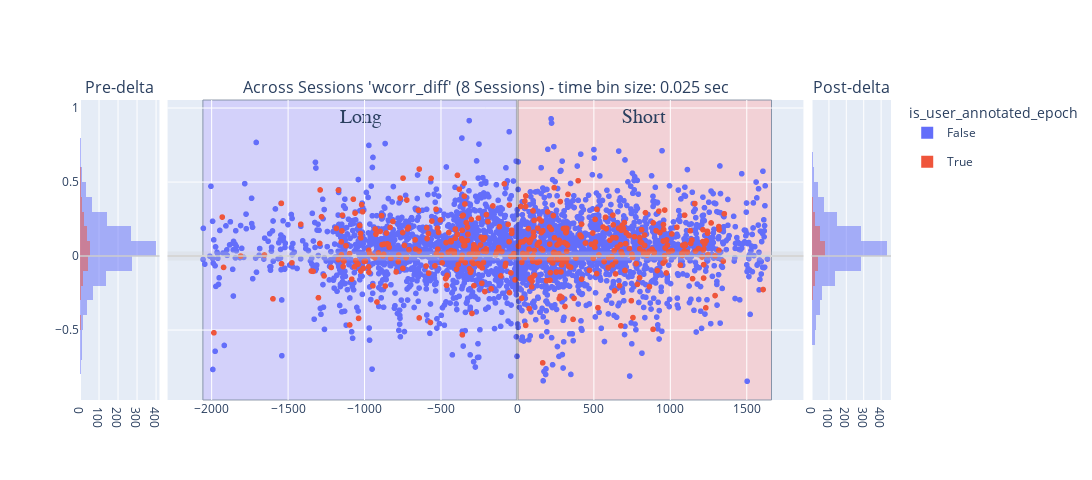

Notebook code cell kept with this figure:
### Code cell
# variable_name = 'total_congruent_direction_change_diff'
# variable_name = 'long_best_congruent_dir_bins_ratio'
# variable_name = 'long_best_total_congruent_direction_change'
variable_name = 'wcorr_diff'
# variable_name = 'long_best_wcorr'
# 'color':'is_user_annotated_epoch'
# 'color': 'is_user_annotated_epoch', 
px_scatter_kwargs = {'x': 'delta_aligned_start_t', 'y': variable_name, 'color':"is_user_annotated_epoch", 'title': f"'{variable_name}'", 'labels': {'session_name': 'Session', 'time_bin_size': 'tbin_size', 'is_user_annotated_epoch':'user_sel'}} # , 'color': 'time_bin_size', 'range_y': [-1.0, 1.0], 
# hist_kwargs = dict(color="time_bin_size")
hist_kwargs = dict(color="is_user_annotated_epoch") # , histnorm='probability density'
new_fig_ripples, figure_context = plotly_pre_post_delta_scatter(data_results_df=concatenated_ripple_df, out_scatter_fig=None, histogram_bins=histogram_bins,
                        px_scatter_kwargs=px_scatter_kwargs, histogram_variable_name=variable_name, hist_kwargs=hist_kwargs, forced_range_y=None,
                        time_delta_tuple=(earliest_delta_aligned_t_start, 0.0, latest_delta_aligned_t_end), is_dark_mode=is_dark_mode)
_extras_output_dict = {}
_extras_output_dict["y_mid_line"] = new_fig_ripples.add_hline(y=0.0, line=dict(color="rgba(0.8,0.8,0.8,.75)", width=2), row='all', col='all')
new_fig_ripples.update_layout(fig_size_kwargs)
new_fig_ripples.show()

figure_context = figure_context.adding_context_if_missing(num_sessions=num_sessions, plot_type='scatter+hist', comparison='pre-post-delta', variable_name=variable_name)
figure_out_paths = save_plotly(a_fig=new_fig_ripples, a_fig_context=figure_context)

### Figure 1 — Plotly figure (JSON) as saved in the notebook; plotly's stock layout.template omitted (floating-point values rounded to 4 significant figures; data arrays with more than 128 entries replaced by an {"elided": "..."} marker saying what was removed)
{"data": [{"alignmentgroup": "True", "bingroup": "y", "hovertemplate": "is_user_annotated_epoch=False<br>count=%{x}<br>wcorr_diff=%{y}<extra></extra>", "legendgroup": "False", "marker": {"color": "#636efa", "opacity": 0.5, "pattern": {"shape": ""}}, "name": "False", "nbinsy": 25, "offsetgroup": "False", "orientation": "h", "showlegend": true, "type": "histogram", "xaxis": "x", "y": {"elided": "1530 float values"}, "yaxis": "y"}, {"alignmentgroup": "True", "bingroup": "y", "hovertemplate": "is_user_annotated_epoch=True<br>count=%{x}<br>wcorr_diff=%{y}<extra></extra>", "legendgroup": "True", "marker": {"color": "#EF553B", "opacity": 0.5, "pattern": {"shape": ""}}, "name": "True", "nbinsy": 25, "offsetgroup": "True", "orientation": "h", "showlegend": true, "type": "histogram", "xaxis": "x", "y": {"elided": "203 float values"}, "yaxis": "y"}, {"hovertemplate": "user_sel=False<br>delta_aligned_start_t=%{x}<br>wcorr_diff=%{y}<extra></extra>", "legendgroup": "False", "marker": {"color": "#636efa", "symbol": "circle"}, "mode": "markers", "name": "False", "showlegend": false, "type": "scattergl", "x": {"elided": "3171 float values"}, "xaxis": "x2", "y": {"elided": "3171 float values"}, "yaxis": "y2"}, {"hovertemplate": "user_sel=True<br>delta_aligned_start_t=%{x}<br>wcorr_diff=%{y}<extra></extra>", "legendgroup": "True", "marker": {"color": "#EF553B", "symbol": "circle"}, "mode": "markers", "name": "True", "showlegend": false, "type": "scattergl", "x": {"elided": "435 float values"}, "xaxis": "x2", "y": {"elided": "435 float values"}, "yaxis": "y2"}, {"alignmentgroup": "True", "bingroup": "y", "hovertemplate": "is_user_annotated_epoch=False<br>count=%{x}<br>wcorr_diff=%{y}<extra></extra>", "legendgroup": "False", "marker": {"color": "#636efa", "opacity": 0.5, "pattern": {"shape": ""}}, "name": "False", "nbinsy": 25, "offsetgroup": "False", "orientation": "h", "showlegend": false, "type": "histogram", "xaxis": "x3", "y": {"elided": "1641 float values"}, "yaxis": "y3"}, {"alignmentgroup": "True", "bingroup": "y", "hovertemplate": "is_user_annotated_epoch=True<br>count=%{x}<br>wcorr_diff=%{y}<extra></extra>", "legendgroup": "True", "marker": {"color": "#EF553B", "opacity": 0.5, "pattern": {"shape": ""}}, "name": "True", "nbinsy": 25, "offsetgroup": "True", "orientation": "h", "showlegend": false, "type": "histogram", "xaxis": "x3", "y": {"elided": "232 float values"}, "yaxis": "y3"}], "layout": {"annotations": [{"font": {"size": 16}, "showarrow": false, "text": "Pre-delta", "x": 0.049, "xanchor": "center", "xref": "paper", "y": 1, "yanchor": "bottom", "yref": "paper"}, {"font": {"size": 16}, "showarrow": false, "text": "Across Sessions 'wcorr_diff' (8 Sessions) - time bin size: 0.025 sec", "x": 0.5, "xanchor": "center", "xref": "paper", "y": 1, "yanchor": "bottom", "yref": "paper"}, {"font": {"size": 16}, "showarrow": false, "text": "Post-delta", "x": 0.951, "xanchor": "center", "xref": "paper", "y": 1, "yanchor": "bottom", "yref": "paper"}], "barmode": "overlay", "height": 480, "legend": {"title": {"text": "is_user_annotated_epoch"}}, "shapes": [{"line": {"color": "rgba(0.8,0.8,0.8,.25)", "width": 9}, "type": "line", "x0": 0, "x1": 1, "xref": "x2 domain", "y0": 0, "y1": 0, "yref": "y2"}, {"line": {"color": "rgba(1,1,1,.25)", "width": 3}, "type": "line", "x0": 0, "x1": 0, "xref": "x2", "y0": 0, "y1": 1, "yref": "y2 domain"}, {"fillcolor": "#c2b8ff", "label": {"font": {"family": "Times New Roman", "size": 20}, "text": "Long", "textposition": "top center"}, "layer": "below", "line": {"width": 1}, "opacity": 0.5, "type": "rect", "x0": -2057.0, "x1": 0, "xref": "x2", "y0": 0, "y1": 1, "yref": "y2 domain"}, {"fillcolor": "#ffb8b8", "label": {"font": {"family": "Times New Roman", "size": 20}, "text": "Short", "textposition": "top center"}, "layer": "below", "line": {"width": 1}, "opacity": 0.5, "type": "rect", "x0": 0, "x1": 1662.0, "xref": "x2", "y0": 0, "y1": 1, "yref": "y2 domain"}, {"line": {"color": "rgba(0.8,0.8,0.8,.75)", "width": 2}, "type": "line", "x0": 0, "x1": 1, "xref": "x domain", "y0": 0, "y1": 0, "yref": "y"}, {"line": {"color": "rgba(0.8,0.8,0.8,.75)", "width": 2}, "type": "line", "x0": 0, "x1": 1, "xref": "x2 domain", "y0": 0, "y1": 0, "yref": "y2"}, {"line": {"color": "rgba(0.8,0.8,0.8,.75)", "width": 2}, "type": "line", "x0": 0, "x1": 1, "xref": "x3 domain", "y0": 0, "y1": 0, "yref": "y3"}], "width": 1650, "xaxis": {"anchor": "y", "domain": [0, 0.098]}, "xaxis2": {"anchor": "y2", "domain": [0.108, 0.892]}, "xaxis3": {"anchor": "y3", "domain": [0.902, 1]}, "yaxis": {"anchor": "x", "domain": [0, 1]}, "yaxis2": {"anchor": "x2", "domain": [0, 1], "matches": "y", "showticklabels": false}, "yaxis3": {"anchor": "x3", "domain": [0, 1], "matches": "y", "showticklabels": false}}}
